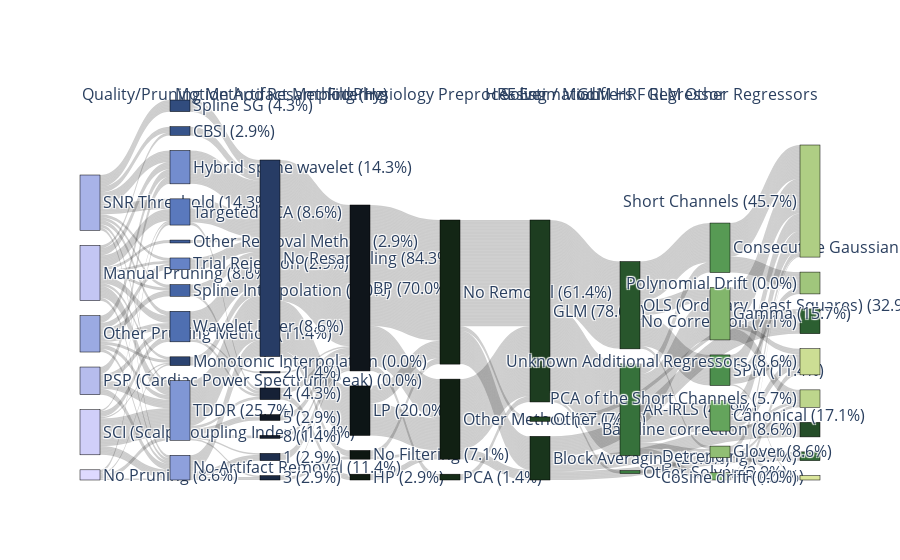

The code cell stored with this chart in its notebook:
### Markdown cell above
**Plot Analysis Sankey Diagram**

### Code cell
fig = go.Figure(data=[go.Sankey(
    node=dict(
        pad=15,
        thickness=20,
        line=dict(color='black', width=0.5),
        label=node_labels,
        color= node_colors  # Assign the colors to the nodes
    ),
    link=dict(
        source=source,
        target=target,
        value=value,
        #color= link_colors  # Assign the colors to the links
    )
)])

fig.update_layout(
    autosize=True,
)

## Rename column labels
column_labels = column_list
# remove ":" from elements in column_labels
column_labels = [x.replace(':', '') for x in column_labels]
# rename "Approach" to "Solver / Modifiers"
column_labels = [x.replace('Approach', 'HRF Estimation') for x in column_labels]
# rename "GLM Method" to "Solver / Modifiers"
column_labels = [x.replace('GLM Method', 'Solver / Modifiers') for x in column_labels]
# rename "Removal of the Global Signals during Preprocessing" to "Physiology Preprocessing"
column_labels = [x.replace('Removal of the Global Signals during Preprocessing', 'Physiology Preprocessing') for x in column_labels]
# rename "Resample/Downsample (Hz)" to "Resampling (Hz)"
column_labels = [x.replace('Resample/Downsample (Hz)', 'Resampling (Hz)') for x in column_labels]
# rename "Filtering Coding" to "Filtering"
column_labels = [x.replace('Filtering Coding', 'Filtering') for x in column_labels]

# Calculate the x position for each column's label.
# This is a rough approximation and may need to be adjusted based on the exact look of your Sankey diagram.
x_positions = [i / (len(column_labels) - 1) for i in range(len(column_labels))]

annotations = [
    dict(
        x=x,
        y=1.05,  # Adjust the y-coordinate as per desired placement
        xref='paper',
        yref='paper',
        text=label,
        showarrow=False,
        font=dict(size=16)
    ) for x, label in zip(x_positions, column_labels)
]

# Update the layout with annotations
fig.update_layout(
    annotations=annotations,
    autosize=True,
    font=dict(size=16),  # Set global font size
)

fig.show()
plot(fig, filename='figs/sankey_analysispipeline.html')

### Figure 1 — Plotly figure (JSON) as saved in the notebook; plotly's stock layout.template omitted (floating-point values rounded to 4 significant figures; data arrays with more than 128 entries replaced by an {"elided": "..."} marker saying what was removed)
{"data": [{"link": {"source": {"elided": "1198 int values"}, "target": {"elided": "1198 int values"}, "value": {"elided": "1198 int values"}}, "node": {"color": ["rgba(222,217,255, 1)", "rgba(208,207,249, 1)", "rgba(195,198,243, 1)", "rgba(182,188,237, 1)", "rgba(168,179,232, 1)", "rgba(155,170,226, 1)", "rgba(142,160,220, 1)", "rgba(128,151,213, 1)", "rgba(115,141,206, 1)", "rgba(102,131,198, 1)", "rgba(90,121,189, 1)", "rgba(79,111,177, 1)", "rgba(69,101,165, 1)", "rgba(61,92,152, 1)", "rgba(55,84,139, 1)", "rgba(49,76,126, 1)", "rgba(44,68,113, 1)", "rgba(39,60,101, 1)", "rgba(34,53,89, 1)", "rgba(30,46,77, 1)", "rgba(26,40,65, 1)", "rgba(22,33,54, 1)", "rgba(19,28,44, 1)", "rgba(17,24,35, 1)", "rgba(15,21,27, 1)", "rgba(13,21,22, 1)", "rgba(13,23,18, 1)", "rgba(15,27,18, 1)", "rgba(17,32,19, 1)", "rgba(19,38,21, 1)", "rgba(22,45,24, 1)", "rgba(25,53,28, 1)", "rgba(29,61,32, 1)", "rgba(32,69,36, 1)", "rgba(36,77,40, 1)", "rgba(40,86,44, 1)", "rgba(44,95,49, 1)", "rgba(49,104,54, 1)", "rgba(54,113,59, 1)", "rgba(59,123,64, 1)", "rgba(66,133,70, 1)", "rgba(76,143,77, 1)", "rgba(87,154,84, 1)", "rgba(100,164,92, 1)", "rgba(115,173,100, 1)", "rgba(130,182,108, 1)", "rgba(145,190,116, 1)", "rgba(160,198,124, 1)", "rgba(175,206,132, 1)", "rgba(189,214,140, 1)", "rgba(204,222,148, 1)", "rgba(219,230,155, 1)"], "label": ["No Pruning (8.6%)", "SCI (Scalp-Coupling Index) (11.4%)", "Manual Pruning (8.6%)", "PSP (Cardiac Power Spectrum Peak) (0.0%)", "SNR Threshold (14.3%)", "Other Pruning Method (11.4%)", "No Artifact Removal (11.4%)", "TDDR (25.7%)", "Hybrid spline wavelet (14.3%)", "Trial Rejection (2.9%)", "Targeted PCA (8.6%)", "Wavelet Filter (8.6%)", "Spline Interpolation (0.0%)", "Other Removal Method (2.9%)", "CBSI (2.9%)", "Spline SG (4.3%)", "Monotonic Interpolation (0.0%)", "No Resampling (84.3%)", "2 (1.4%)", "1 (2.9%)", "3 (2.9%)", "4 (4.3%)", "8 (1.4%)", "5 (2.9%)", "BP (70.0%)", "LP (20.0%)", "No Filtering (7.1%)", "HP (2.9%)", "Other Method (37.1%)", "No Removal (61.4%)", "PCA (1.4%)", "Block Averaging (20.0%)", "GLM (78.6%)", "Other (7.1%)", "Baseline correction (8.6%)", "OLS (Ordinary Least Squares) (32.9%)", "No Correction (7.1%)", "Detrending (5.7%)", "AR-IRLS (42.9%)", "Other Solver (2.9%)", " (21.4%)", "SPM (11.4%)", "Consecutive Gaussian (21.4%)", "Canonical (17.1%)", "FIR (4.3%)", "Gamma (15.7%)", "Glover (8.6%)", "Polynomial Drift (0.0%)", "Short Channels (45.7%)", "PCA of the Short Channels (5.7%)", "Unknown Additional Regressors (8.6%)", "Cosine drift (0.0%)"], "line": {"color": "black", "width": 0.5}, "pad": 15, "thickness": 20}, "type": "sankey"}], "layout": {"annotations": [{"font": {"size": 16}, "showarrow": false, "text": "Quality/Pruning Method", "x": 0, "xref": "paper", "y": 1.05, "yref": "paper"}, {"font": {"size": 16}, "showarrow": false, "text": "Motion Artifact Method", "x": 0.125, "xref": "paper", "y": 1.05, "yref": "paper"}, {"font": {"size": 16}, "showarrow": false, "text": "Resampling (Hz)", "x": 0.25, "xref": "paper", "y": 1.05, "yref": "paper"}, {"font": {"size": 16}, "showarrow": false, "text": "Filtering", "x": 0.375, "xref": "paper", "y": 1.05, "yref": "paper"}, {"font": {"size": 16}, "showarrow": false, "text": "Physiology Preprocessing", "x": 0.5, "xref": "paper", "y": 1.05, "yref": "paper"}, {"font": {"size": 16}, "showarrow": false, "text": "HRF Estimation", "x": 0.625, "xref": "paper", "y": 1.05, "yref": "paper"}, {"font": {"size": 16}, "showarrow": false, "text": "Solver / Modifiers", "x": 0.75, "xref": "paper", "y": 1.05, "yref": "paper"}, {"font": {"size": 16}, "showarrow": false, "text": "GLM HRF Regressor", "x": 0.875, "xref": "paper", "y": 1.05, "yref": "paper"}, {"font": {"size": 16}, "showarrow": false, "text": "GLM Other Regressors", "x": 1, "xref": "paper", "y": 1.05, "yref": "paper"}], "autosize": true, "font": {"size": 16}}}
